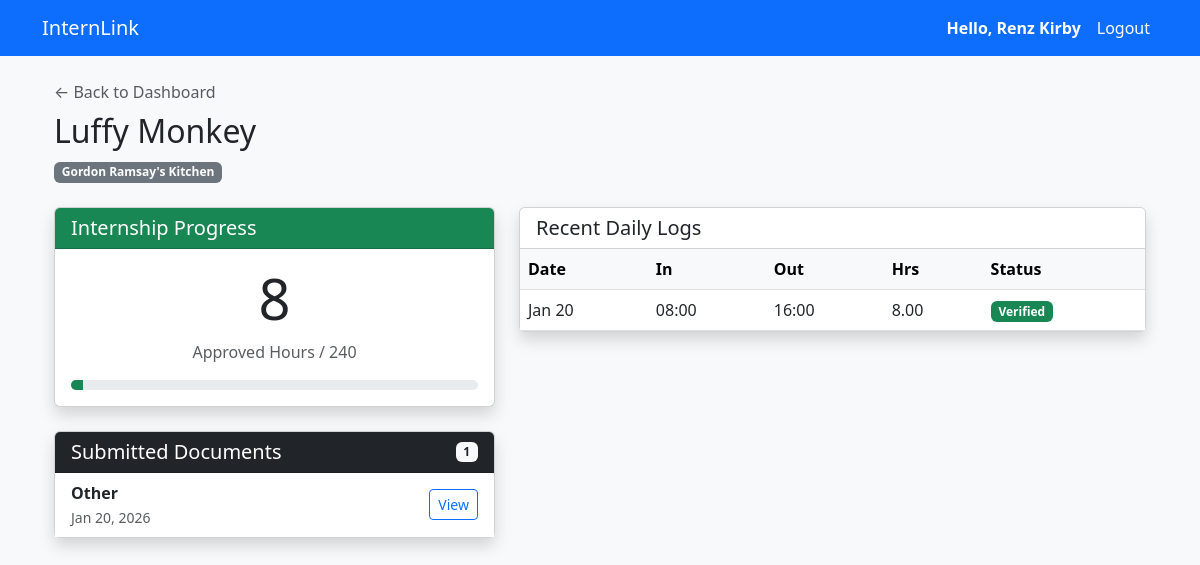
Page /coordinator/student/7/ (signed in) on the committed database.
### app/models.py (models this page shows, shortened)
class User(AbstractUser):
    class Role(models.TextChoices):
        STUDENT = "student", "Student"
        COORDINATOR = "coordinator", "Coordinator"
        SUPERVISOR = "supervisor", "Supervisor"
    email = models.EmailField(unique=True)
    role = models.CharField(max_length=20, choices=Role.choices)

class Internship(models.Model):
    student = models.ForeignKey(
        "StudentProfile", on_delete=models.CASCADE, related_name="internships"
    )
    company = models.ForeignKey(
        "Company", on_delete=models.CASCADE, related_name="internships"
    )
    supervisor = models.ForeignKey(
        "SupervisorProfile",
        on_delete=models.SET_NULL,
        null=True,
        blank=True,
        related_name="internships",
    )
    coordinator = models.ForeignKey(
        "CoordinatorProfile",
        on_delete=models.SET_NULL,
        null=True,
        blank=True,
        related_name="internships",
    )
    start_date = models.DateField()
    end_date = models.DateField()
    required_hours = models.PositiveIntegerField(default=240)
    status = models.CharField(
        max_length=20,
        choices=[
            ("ongoing", "Ongoing"),
            ("completed", "Completed"),
            ("terminated", "Terminated"),
            ("pending", "Pending"),
        ],
        default="pending",
    )

class StudentProfile(models.Model):
    user = models.OneToOneField(
        settings.AUTH_USER_MODEL,
        on_delete=models.CASCADE,
        related_name="student_profile",
    )
    student_number = models.CharField(max_length=50, unique=True, null=True, blank=True)
    course = models.CharField(max_length=100, null=True, blank=True)
    year_level = models.IntegerField(null=True, blank=True)
    contact_number = models.CharField(max_length=20, null=True, blank=True)
    school = models.CharField(
        max_length=100, default="Cavite State University - Bacoor Campus"
    )

class Company(models.Model):
    name = models.CharField(max_length=255)
    address = models.TextField()
    contact_person = models.CharField(max_length=255, blank=True, null=True)
    contact_email = models.EmailField(blank=True, null=True)
    contact_number = models.CharField(max_length=20, blank=True, null=True)
    school = models.CharField(
        max_length=100, default="Cavite State University - Bacoor Campus"
    )

class StudentReport(models.Model):
    REPORT_TYPES = [
        ("weekly_report", "Weekly Report"),
        ("narrative", "Narrative Report"),
        ("resume", "Resume/CV"),
        ("moa", "Memorandum of Agreement"),
        ("reflection", "Reflection Paper"),
        ("other", "Other"),
    ]
    internship = models.ForeignKey(
        "Internship", on_delete=models.CASCADE, related_name="student_reports"
    )
    report_type = models.CharField(max_length=50, choices=REPORT_TYPES)
    title = models.CharField(max_length=255)
    file = models.FileField(upload_to=student_report_upload_path)
    week_number = models.PositiveIntegerField(blank=True, null=True)
    submitted_at = models.DateTimeField(auto_now_add=True)
    supervisor_remarks = models.TextField(blank=True, null=True)
    created_at = models.DateTimeField(auto_now=True)

class DailyLog(models.Model):
    internship = models.ForeignKey(
        "Internship", on_delete=models.CASCADE, related_name="daily_logs"
    )
    date = models.DateField()
    time_in = models.TimeField()
    time_out = models.TimeField()
    hours_rendered = models.DecimalField(
        max_digits=5,
        decimal_places=2,
        help_text="Total hours for the day",
        blank=True,
        null=True,
    )
    work_description = models.TextField(help_text="Summary of tasks accomplished")
    created_at = models.DateTimeField(auto_now_add=True)
    is_verified = models.BooleanField(default=False)

### app/views.py (the view)
@login_required
def coordinator_student_detail(request, internship_id):
    if request.user.role != User.Role.COORDINATOR:
        messages.error(request, "Access Denied.")
        return redirect("dashboard")
    internship = get_object_or_404(Internship, id=internship_id)
    documents = internship.student_reports.all().order_by("-submitted_at")
    recent_logs = internship.daily_logs.all().order_by("-date")[:10]
    total_hours = internship.daily_logs.filter(is_verified=True).aggregate(
        Sum("hours_rendered")
    )
    approved_hours = total_hours["hours_rendered__sum"] or 0
    context = {
        "internship": internship,
        "student": internship.student,
        "documents": documents,
        "recent_logs": recent_logs,
        "approved_hours": approved_hours,
    }
    return render(request, "app/coordinator_student_detail.html", context)

### app/templates/app/coordinator_student_detail.html (shortened to what this page needs)
{% extends 'app/base.html' %} {% block content %}
<div class="container">
  <div class="mb-4">
    <a
      href="{% url 'dashboard' %}"
      class="text-decoration-none text-muted"
      >&larr; Back to Dashboard</a
    >
    <h2 class="mt-2">{{ internship.student.user.get_full_name }}</h2>
    <span class="badge bg-secondary">{{ internship.company.name }}</span>
  </div>
  <div class="row">
    <div class="col-md-5">
      <div class="card shadow mb-4">
        <div class="card-header bg-success text-white">
          <h5 class="mb-0">Internship Progress</h5>
        </div>
        <div class="card-body text-center">
          <h1 class="display-4">{{ approved_hours }}</h1>
          <p class="text-muted">Approved Hours / {{ internship.required_hours }}</p>
          <div
            class="progress"
            style="height: 10px">
            <div
              class="progress-bar bg-success"
              role="progressbar"
              style="width: {% widthratio approved_hours internship.required_hours 100 %}%;"></div>
          </div>
        </div>
      </div>
      <div class="card shadow">
        <div
          class="card-header bg-dark text-white d-flex justify-content-between align-items-center">
          <h5 class="mb-0">Submitted Documents</h5>
          <span class="badge bg-light text-dark">{{ documents.count }}</span>
        </div>
        <div class="card-body p-0">
          <ul class="list-group list-group-flush">
            {% for doc in documents %}
            <li class="list-group-item d-flex justify-content-between align-items-center">
              <div>
                <strong>{{ doc.get_report_type_display }}</strong>
                <br />
                <small class="text-muted">{{ doc.submitted_at|date:"M d, Y" }}</small>
              </div>
              <a
                href="{{ doc.file.url }}"
                target="_blank"
                class="btn btn-sm btn-outline-primary">
                 View
              </a>
            </li>
            {% empty %}
            <li class="list-group-item text-muted text-center py-4">No documents uploaded yet.</li>
            {% endfor %}
          </ul>
        </div>
      </div>
    </div>
    <div class="col-md-7">
      <div class="card shadow">
        <div class="card-header bg-white">
          <h5 class="mb-0">Recent Daily Logs</h5>
        </div>
        <div class="card-body p-0">
          <table class="table table-hover mb-0">
            <thead class="table-light">
              <tr>
                <th>Date</th>
                <th>In</th>
                <th>Out</th>
                <th>Hrs</th>
                <th>Status</th>
              </tr>
            </thead>
            <tbody>
              {% for log in recent_logs %}
              <tr>
                <td>{{ log.date|date:"M d" }}</td>
                <td>{{ log.time_in|time:"H:i" }}</td>
                <td>{{ log.time_out|time:"H:i" }}</td>
                <td>{{ log.hours_rendered }}</td>
                <td>
                  {% if log.is_verified %}
                  <span class="badge bg-success">Verified</span>
                  {% else %}
                  <span class="badge bg-warning text-dark">Pending</span>
                  {% endif %}
                </td>
              </tr>
              {% endfor %}
            </tbody>
          </table>
        </div>
      </div>
    </div>
  </div>
</div>
{% endblock %}

### app/templates/app/base.html (shortened to what this page needs)
<!DOCTYPE html>
<html lang="en">
  <head>
    <link
      href="https://cdn.jsdelivr.net/npm/bootstrap@5.3.0/dist/css/bootstrap.min.css"
      rel="stylesheet" />
  </head>
  <body class="bg-light">
    <nav class="navbar navbar-expand-lg navbar-dark bg-primary">
      <div class="container">
        <a class="navbar-brand" href="{% url 'dashboard' %}">InternLink</a>
        <div class="collapse navbar-collapse">
          <ul class="navbar-nav ms-auto">
            {% if user.is_authenticated %}
            <li class="nav-item">
              <span class="nav-link text-white fw-bold">
                Hello, {{ user.first_name|default:user.username }}
              </span>
            </li>
            <li class="nav-item">
              <form action="{% url 'logout' %}" method="post" class="d-inline">
                <button
                  type="submit"
                  class="nav-link btn btn-link text-white"
                  style="text-decoration: none">
                  Logout
                </button>
              </form>
            </li>
            {% endif %}
          </ul>
        </div>
      </div>
    </nav>
    <div class="container mt-4">
       {% block content %} {% endblock %}
    </div>
  </body>
</html>

### rows in the picture
User: first_name "Renz Kirby"
Internship: student.user.get_full_name "Luffy Monkey", company.name "Gordon Ramsay's Kitchen", required_hours "240"
StudentReport: report_type "Other", submitted_at "Jan 20, 2026"
DailyLog: date "Jan 20", time_in "08:00", time_out "16:00", hours_rendered "8.00", is_verified "Verified"

### other values in the picture
{{ approved_hours }} "8"
{{ documents.count }} "1"
